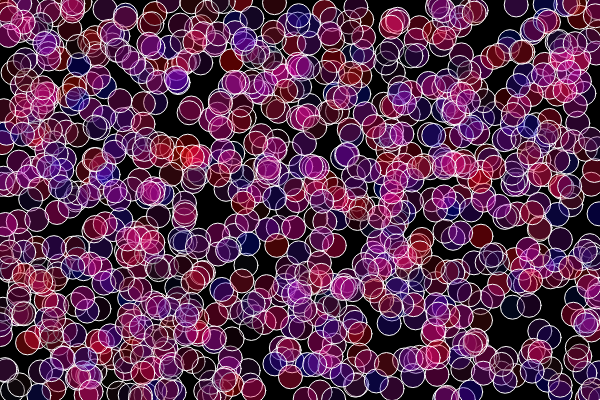
Frame 1 (no input)
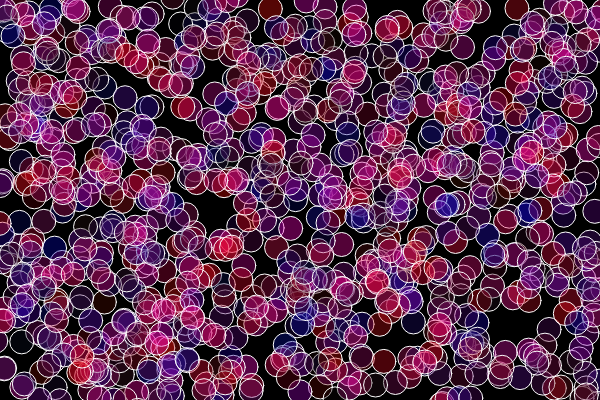
Frame 60 (no input)
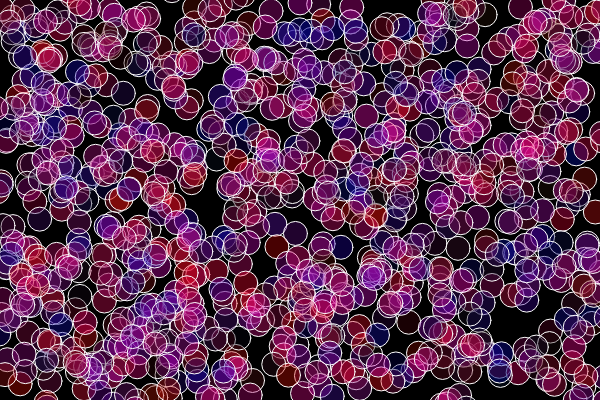
Frame 120 (the mouse pressed at the canvas centre since frame 60)

The p5.js sketch that drew these frames (run headless with seeded random() and noise() and a simulated clock; from frame 60 on, the mouse is pressed at the canvas centre):

// p5.js sketch
// ── sketch.js
var bubbles = [];
function setup() {
    createCanvas(600, 400);
    for (var i= 0; i< 1000; i++){
        bubbles[i] = {
            x : random(0, width),
            y : random(0, height),
            display : function () {
                stroke(255);
                fill(random(255), random(20), random(200), 90);
                ellipse(this.x, this.y, 24, 24);
            },
            move: function () {
                this.x = this.x + random(-1, 1);
                this.y = this.y + random(-1, 1);
            }
        };
    }

}

function draw() {
    background(0);
    for(var i = 0; i < bubbles.length; i++){
        bubbles[i].move();
        bubbles[i].display();
    }

}
